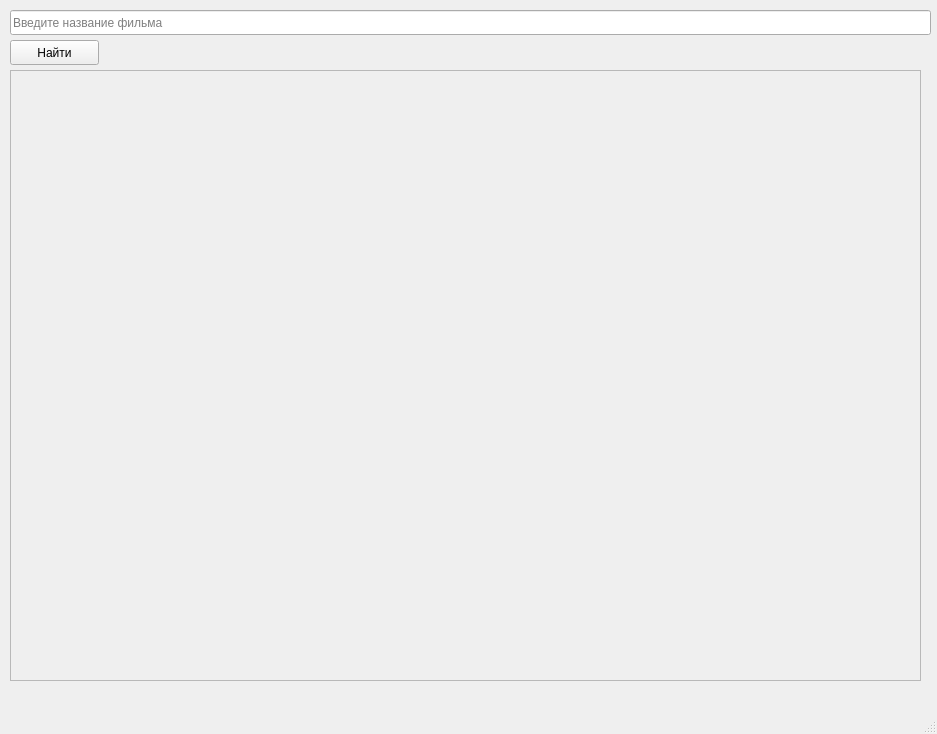
<?xml version="1.0" encoding="UTF-8"?>
<ui version="4.0">
 <class>CollectionsAddWindow</class>
 <widget class="QMainWindow" name="CollectionsAddWindow">
  <property name="geometry">
   <rect>
    <x>0</x>
    <y>0</y>
    <width>937</width>
    <height>734</height>
   </rect>
  </property>
  <property name="windowTitle">
   <string>MainWindow</string>
  </property>
  <widget class="QWidget" name="centralwidget">
   <widget class="QLineEdit" name="SearchEdit">
    <property name="geometry">
     <rect>
      <x>10</x>
      <y>10</y>
      <width>921</width>
      <height>25</height>
     </rect>
    </property>
    <property name="placeholderText">
     <string>Введите название фильма</string>
    </property>
   </widget>
   <widget class="QPushButton" name="ButtonSearch">
    <property name="geometry">
     <rect>
      <x>10</x>
      <y>40</y>
      <width>89</width>
      <height>25</height>
     </rect>
    </property>
    <property name="text">
     <string>Найти</string>
    </property>
   </widget>
   <widget class="QScrollArea" name="MovieOutput">
    <property name="geometry">
     <rect>
      <x>10</x>
      <y>70</y>
      <width>911</width>
      <height>611</height>
     </rect>
    </property>
    <property name="widgetResizable">
     <bool>true</bool>
    </property>
    <widget class="QWidget" name="Movie">
     <property name="geometry">
      <rect>
       <x>0</x>
       <y>0</y>
       <width>909</width>
       <height>609</height>
      </rect>
     </property>
    </widget>
   </widget>
  </widget>
  <widget class="QMenuBar" name="menubar">
   <property name="geometry">
    <rect>
     <x>0</x>
     <y>0</y>
     <width>937</width>
     <height>22</height>
    </rect>
   </property>
  </widget>
  <widget class="QStatusBar" name="statusbar"/>
 </widget>
 <resources/>
 <connections/>
</ui>
